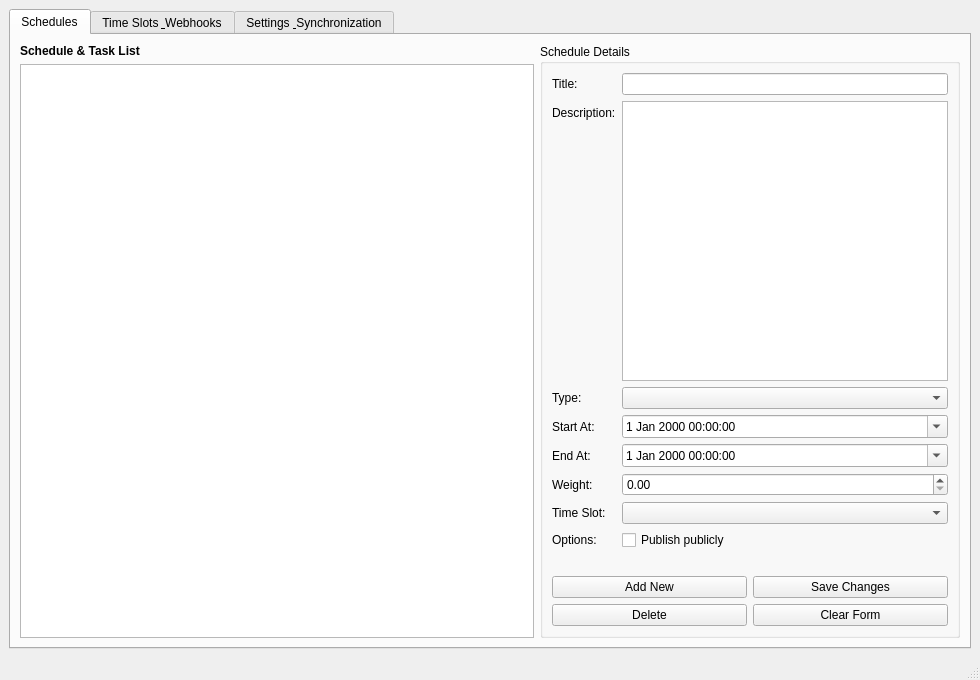
<?xml version="1.0" encoding="UTF-8"?>
<ui version="4.0">
 <class>MainWindow</class>
 <widget class="QMainWindow" name="MainWindow">
  <property name="geometry">
   <rect>
    <x>0</x>
    <y>0</y>
    <width>980</width>
    <height>680</height>
   </rect>
  </property>
  <property name="windowTitle">
   <string>TaskFlow Administrator Console</string>
  </property>
  <widget class="QWidget" name="centralwidget">
   <layout class="QVBoxLayout" name="verticalLayout">
    <item>
     <widget class="QTabWidget" name="tabWidget">
      <property name="currentIndex">
       <number>0</number>
      </property>
      <!-- タブ1: 予定管理 -->
      <widget class="QWidget" name="tabSchedules">
       <attribute name="title">
        <string>Schedules</string>
       </attribute>
       <layout class="QHBoxLayout" name="horizontalLayoutSched">
        <item>
         <!-- 左側: 一覧テーブル -->
         <layout class="QVBoxLayout" name="verticalLayoutTable">
          <item>
           <widget class="QLabel" name="lblSchedList">
            <property name="text">
             <string>Schedule &amp; Task List</string>
            </property>
            <property name="font">
             <font>
              <bold>true</bold>
             </font>
            </property>
           </widget>
          </item>
          <item>
           <widget class="QTableWidget" name="tableSchedules">
            <property name="selectionBehavior">
             <enum>QAbstractItemView::SelectRows</enum>
            </property>
            <property name="selectionMode">
             <enum>QAbstractItemView::SingleSelection</enum>
            </property>
           </widget>
          </item>
         </layout>
        </item>
        <item>
         <!-- 右側: 編集パネル -->
         <widget class="QGroupBox" name="groupEditSched">
          <property name="title">
           <string>Schedule Details</string>
          </property>
          <property name="minimumSize">
           <size>
            <width>380</width>
            <height>0</height>
           </size>
          </property>
          <property name="maximumSize">
           <size>
            <width>420</width>
            <height>16777215</height>
           </size>
          </property>
          <layout class="QFormLayout" name="formLayoutSched">
           <item row="0" column="0">
            <widget class="QLabel" name="lblT">
             <property name="text">
              <string>Title:</string>
             </property>
            </widget>
           </item>
           <item row="0" column="1">
            <widget class="QLineEdit" name="txtTitle"/>
           </item>
           <item row="1" column="0">
            <widget class="QLabel" name="lblD">
             <property name="text">
              <string>Description:</string>
             </property>
            </widget>
           </item>
           <item row="1" column="1">
            <widget class="QTextEdit" name="txtDescription">
             <property name="maximumHeight">
              <number>80</number>
             </property>
            </widget>
           </item>
           <item row="2" column="0">
            <widget class="QLabel" name="lblTy">
             <property name="text">
              <string>Type:</string>
             </property>
            </widget>
           </item>
           <item row="2" column="1">
            <widget class="QComboBox" name="cmbType"/>
           </item>
           <item row="3" column="0">
            <widget class="QLabel" name="lblS">
             <property name="text">
              <string>Start At:</string>
             </property>
            </widget>
           </item>
           <item row="3" column="1">
            <widget class="QDateTimeEdit" name="dtStart">
             <property name="calendarPopup">
              <bool>true</bool>
             </property>
            </widget>
           </item>
           <item row="4" column="0">
            <widget class="QLabel" name="lblE">
             <property name="text">
              <string>End At:</string>
             </property>
            </widget>
           </item>
           <item row="4" column="1">
            <widget class="QDateTimeEdit" name="dtEnd">
             <property name="calendarPopup">
              <bool>true</bool>
             </property>
            </widget>
           </item>
           <item row="5" column="0">
            <widget class="QLabel" name="lblW">
             <property name="text">
              <string>Weight:</string>
             </property>
            </widget>
           </item>
           <item row="5" column="1">
            <widget class="QDoubleSpinBox" name="spinWeight"/>
           </item>
           <item row="6" column="0">
            <widget class="QLabel" name="lblTs">
             <property name="text">
              <string>Time Slot:</string>
             </property>
            </widget>
           </item>
           <item row="6" column="1">
            <widget class="QComboBox" name="cmbTimeSlot"/>
           </item>
           <item row="7" column="0">
            <widget class="QLabel" name="lblP">
             <property name="text">
              <string>Options:</string>
             </property>
            </widget>
           </item>
           <item row="7" column="1">
            <widget class="QCheckBox" name="chkIsPublic">
             <property name="text">
              <string>Publish publicly</string>
             </property>
            </widget>
           </item>
           <item row="8" column="1">
            <widget class="QLabel" name="lblLoadWarning">
             <property name="text">
              <string/>
             </property>
             <property name="wordWrap">
              <bool>true</bool>
             </property>
            </widget>
           </item>
           <item row="9" column="0" colspan="2">
            <layout class="QGridLayout" name="gridLayoutButtons">
             <item row="0" column="0">
              <widget class="QPushButton" name="btnAddSchedule">
               <property name="text">
                <string>Add New</string>
               </property>
              </widget>
             </item>
             <item row="0" column="1">
              <widget class="QPushButton" name="btnSaveSchedule">
               <property name="text">
                <string>Save Changes</string>
               </property>
              </widget>
             </item>
             <item row="1" column="0">
              <widget class="QPushButton" name="btnDeleteSchedule">
               <property name="text">
                <string>Delete</string>
               </property>
              </widget>
             </item>
             <item row="1" column="1">
              <widget class="QPushButton" name="btnClearScheduleForm">
               <property name="text">
                <string>Clear Form</string>
               </property>
              </widget>
             </item>
            </layout>
           </item>
          </layout>
         </widget>
        </item>
       </layout>
      </widget>
      <!-- タブ2: 時間枠・Webhook設定 -->
      <widget class="QWidget" name="tabConfig">
       <attribute name="title">
        <string>Time Slots &amp; Webhooks</string>
       </attribute>
       <layout class="QHBoxLayout" name="horizontalLayoutConfig">
        <item>
         <widget class="QGroupBox" name="groupTimeSlots">
          <property name="title">
           <string>Time Slot Definitions</string>
          </property>
          <layout class="QVBoxLayout" name="verticalLayoutTS">
           <item>
            <widget class="QListWidget" name="listTimeSlots"/>
           </item>
           <item>
            <layout class="QFormLayout" name="formLayoutTS">
             <item row="0" column="0">
              <widget class="QLabel" name="label_a">
               <property name="text">
                <string>Name:</string>
               </property>
              </widget>
             </item>
             <item row="0" column="1">
              <widget class="QLineEdit" name="txtSlotName"/>
             </item>
             <item row="1" column="0">
              <widget class="QLabel" name="label_b">
               <property name="text">
                <string>Start Time:</string>
               </property>
              </widget>
             </item>
             <item row="1" column="1">
              <widget class="QTimeEdit" name="timeSlotStart"/>
             </item>
             <item row="2" column="0">
              <widget class="QLabel" name="label_c">
               <property name="text">
                <string>End Time:</string>
               </property>
              </widget>
             </item>
             <item row="2" column="1">
              <widget class="QTimeEdit" name="timeSlotEnd"/>
             </item>
             <item row="3" column="0">
              <widget class="QLabel" name="label_d">
               <property name="text">
                <string>Limit Hours:</string>
               </property>
              </widget>
             </item>
             <item row="3" column="1">
              <widget class="QDoubleSpinBox" name="spinSlotLimit"/>
             </item>
            </layout>
           </item>
           <item>
            <layout class="QHBoxLayout" name="horizontalLayoutTSBtns">
             <item>
              <widget class="QPushButton" name="btnAddTimeSlot">
               <property name="text">
                <string>Save Time Slot</string>
               </property>
              </widget>
             </item>
             <item>
              <widget class="QPushButton" name="btnDeleteTimeSlot">
               <property name="text">
                <string>Delete Selected</string>
               </property>
              </widget>
             </item>
            </layout>
           </item>
          </layout>
         </widget>
        </item>
        <item>
         <widget class="QGroupBox" name="groupWebhooks">
          <property name="title">
           <string>Discord Webhook Notification Settings</string>
          </property>
          <layout class="QVBoxLayout" name="verticalLayoutWH">
           <item>
            <widget class="QListWidget" name="listWebhooks"/>
           </item>
           <item>
            <layout class="QFormLayout" name="formLayoutWH">
             <item row="0" column="0">
              <widget class="QLabel" name="label_e">
               <property name="text">
                <string>Name:</string>
               </property>
              </widget>
             </item>
             <item row="0" column="1">
              <widget class="QLineEdit" name="txtWebhookName"/>
             </item>
             <item row="1" column="0">
              <widget class="QLabel" name="label_f">
               <property name="text">
                <string>Webhook URL:</string>
               </property>
              </widget>
             </item>
             <item row="1" column="1">
              <widget class="QLineEdit" name="txtWebhookUrl"/>
             </item>
            </layout>
           </item>
           <item>
            <layout class="QHBoxLayout" name="horizontalLayoutWHBtns">
             <item>
              <widget class="QPushButton" name="btnAddWebhook">
               <property name="text">
                <string>Save Webhook</string>
               </property>
              </widget>
             </item>
             <item>
              <widget class="QPushButton" name="btnDeleteWebhook">
               <property name="text">
                <string>Delete Selected</string>
               </property>
              </widget>
             </item>
            </layout>
           </item>
          </layout>
         </widget>
        </item>
       </layout>
      </widget>
      <!-- タブ3: 同期・API設定 -->
      <widget class="QWidget" name="tabSettings">
       <attribute name="title">
        <string>Settings &amp; Synchronization</string>
       </attribute>
       <layout class="QVBoxLayout" name="verticalLayoutSettings">
        <item>
         <widget class="QGroupBox" name="groupApiSettings">
          <property name="title">
           <string>API Connection Configuration</string>
          </property>
          <layout class="QFormLayout" name="formLayoutApi">
           <item row="0" column="0">
            <widget class="QLabel" name="label_g">
             <property name="text">
              <string>Sync API URL:</string>
             </property>
            </widget>
           </item>
           <item row="0" column="1">
            <widget class="QLineEdit" name="txtApiUrl"/>
           </item>
           <item row="1" column="0">
            <widget class="QLabel" name="label_h">
             <property name="text">
              <string>API Auth Token:</string>
             </property>
            </widget>
           </item>
           <item row="1" column="1">
            <widget class="QLineEdit" name="txtApiToken"/>
           </item>
           <item row="2" column="0">
            <widget class="QLabel" name="label_i">
             <property name="text">
              <string>TransCipher Secret Key:</string>
             </property>
            </widget>
           </item>
           <item row="2" column="1">
            <widget class="QLineEdit" name="txtSecretKey"/>
           </item>
           <item row="3" column="1">
            <widget class="QPushButton" name="btnSaveSettings">
             <property name="text">
              <string>Save Configurations</string>
             </property>
            </widget>
           </item>
          </layout>
         </widget>
        </item>
        <item>
         <widget class="QGroupBox" name="groupSyncPanel">
          <property name="title">
           <string>Synchronization Status</string>
          </property>
          <layout class="QVBoxLayout" name="verticalLayoutSyncPanel">
           <item>
            <widget class="QPushButton" name="btnSyncNow">
             <property name="text">
              <string>Synchronize Now with Server</string>
             </property>
             <property name="minimumSize">
              <size>
               <width>0</width>
               <height>40</height>
              </size>
             </property>
             <property name="font">
              <font>
               <bold>true</bold>
              </font>
             </property>
            </widget>
           </item>
           <item>
            <widget class="QProgressBar" name="progressBar">
             <property name="value">
              <number>0</number>
             </property>
            </widget>
           </item>
           <item>
            <widget class="QLabel" name="lblSyncStatus">
             <property name="text">
              <string>Idle.</string>
             </property>
             <property name="alignment">
              <set>Qt::AlignCenter</set>
             </property>
            </widget>
           </item>
          </layout>
         </widget>
        </item>
        <item>
         <spacer name="verticalSpacer">
          <property name="orientation">
           <enum>Qt::Vertical</enum>
          </property>
          <property name="sizeHint" stdset="0">
           <size>
            <width>20</width>
            <height>40</height>
           </size>
          </property>
         </spacer>
        </item>
       </layout>
      </widget>
     </widget>
    </item>
   </layout>
  </widget>
  <widget class="QStatusBar" name="statusbar"/>
 </widget>
 <resources/>
 <connections/>
</ui>
